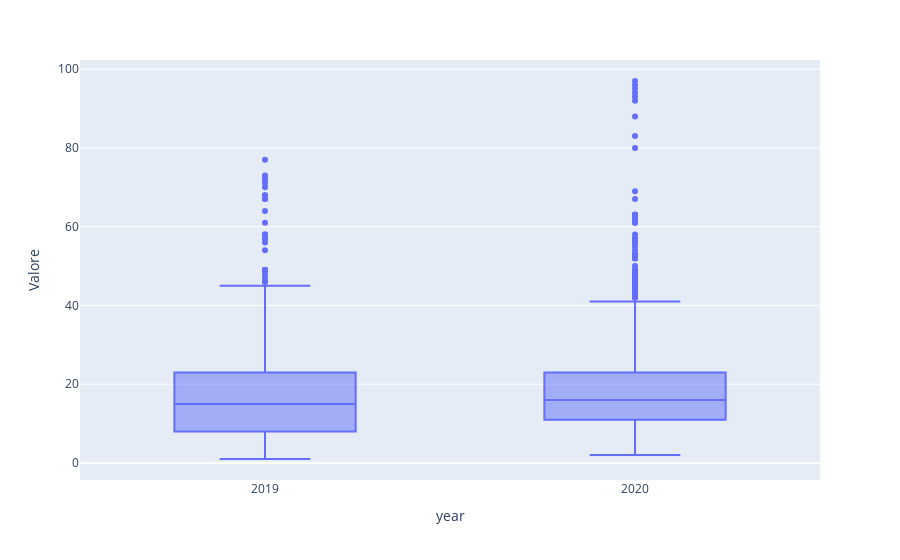

The notebook cell this image was saved under:
### Code cell
fig = px.box(d1920, x="year", y="Valore")
# fig.update_traces(quartilemethod="exclusive") # or "inclusive", or "linear" by default
fig.show()

### Figure 1 — Plotly figure (JSON) as saved in the notebook; plotly's stock layout.template omitted (floating-point values rounded to 4 significant figures; data arrays with more than 128 entries replaced by an {"elided": "..."} marker saying what was removed)
{"data": [{"alignmentgroup": "True", "hovertemplate": "year=%{x}<br>Valore=%{y}<extra></extra>", "legendgroup": "", "marker": {"color": "#636efa"}, "name": "", "notched": false, "offsetgroup": "", "orientation": "v", "showlegend": false, "type": "box", "x": {"elided": "3459 int values"}, "x0": " ", "xaxis": "x", "y": {"elided": "3459 int values"}, "y0": " ", "yaxis": "y"}], "layout": {"boxmode": "group", "legend": {"tracegroupgap": 0}, "margin": {"t": 60}, "xaxis": {"anchor": "y", "domain": [0, 1], "title": {"text": "year"}}, "yaxis": {"anchor": "x", "domain": [0, 1], "title": {"text": "Valore"}}}}
